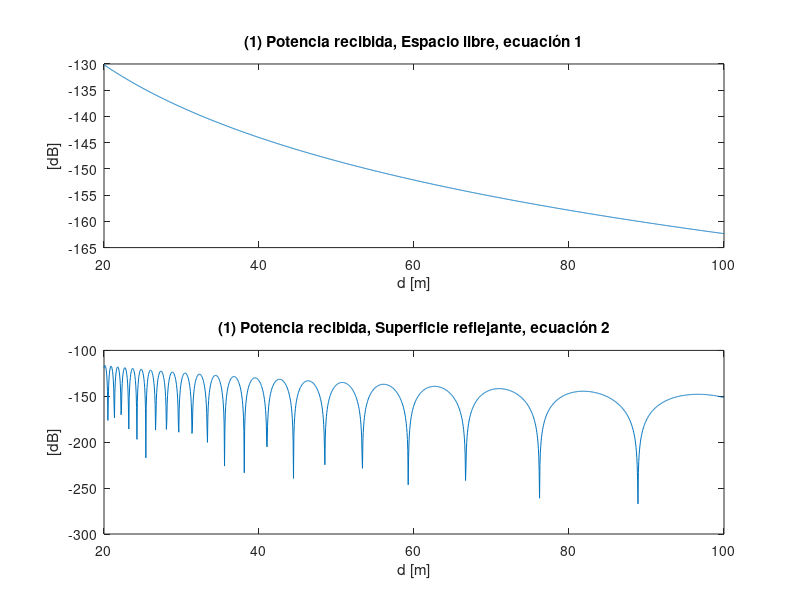
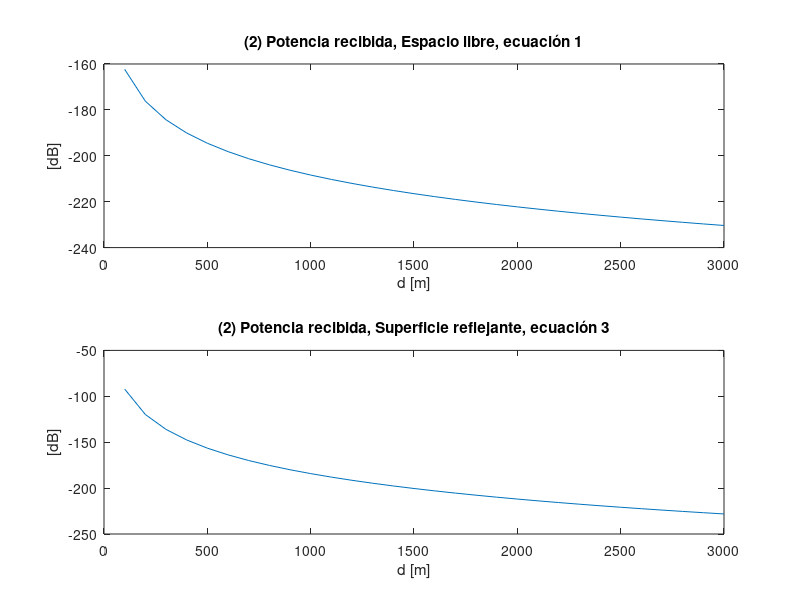
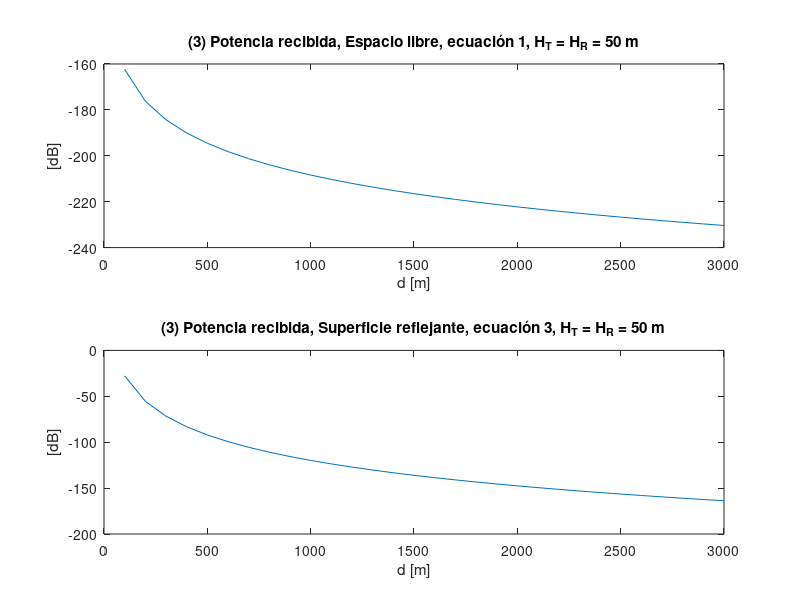

Here is the MATLAB script that generated these plots, in order:
clear all;
clc;
close all;
%--------------------------------------------------------------------------
d = [20:0.05:100]; %m
f = 800000000; %mhz
Gt = 1;
Gr = 1;
Ht = 10;
Hr = 10;
Pt = 1; %W
c = 3.*10^8;
landa = c/f;

% Perdidas de propagacion 
% Lespaciolibre = -10*log(Gt) - 10*log(Gr) + 20*log(f) + 20*log(d) - 147.56;
% Lsuperficiereflejada = -10*log(Gt) - 10*log(Gr) - 20*log(Ht) - 20*log(Hr) + 40*log(d);
Pespaciolibre = 10*log(Pt) + 10*log(Gt) + 10*log(Gr) + 20*log((c)./(4*pi*f*d));
% Psuperficiereflejada = 10*log(Gt) + 10*log(Gr) + 20*log((Ht.*Hr)./(d.^2));
Psuperficiereflejada = 10*log(4) + 10*log(Pt) + 20*log((landa)./(4*pi*d)) + 10*log(Gt) + 10*log(Gr) + 20*log(sin((2*pi*Ht*Hr)./(landa*d)));

figure(1);
subplot(2,1,1);
plot(d, Pespaciolibre);
xlabel('d [m]');
ylabel('[dB]');
title('(1) Potencia recibida, Espacio libre, ecuación 1');
subplot(2,1,2);
plot(d, Psuperficiereflejada);
xlabel('d [m]');
ylabel('[dB]');
title('(1) Potencia recibida, Superficie reflejante, ecuación 2');

%--------------------------------------------------------------------------
d2 = [100:100:3000]; %m
Pespaciolibre2 = 10*log(Pt) + 10*log(Gt) + 10*log(Gr) + 20*log((c)./(4*pi*f*d2));
Pecuacion2 = 10*log(Pt) + 10*log(Gt) + 10*log(Gr)  + 20*log((Ht.*Hr)./(d2.^2)); %Si d >> Ht, Hr

figure(2);
subplot(2,1,1);
plot(d2, Pespaciolibre2);
xlabel('d [m]');
ylabel('[dB]');
title('(2) Potencia recibida, Espacio libre, ecuación 1');
subplot(2,1,2);
plot(d2, Pecuacion2);
xlabel('d [m]');
ylabel('[dB]');
title('(2) Potencia recibida, Superficie reflejante, ecuación 3');

%--------------------------------------------------------------------------
Ht3 = 50;
Hr3 = 50;
Pespaciolibre3 = 10*log(Pt) + 10*log(Gt) + 10*log(Gr) + 20*log((c)./(4*pi*f*d2));
Pecuacion3 = 10*log(Pt) + 10*log(Gt) + 10*log(Gr)  + 20*log((Ht3.*Hr3)./(d2.^2));

figure(3);
subplot(2,1,1);
plot(d2, Pespaciolibre3);
xlabel('d [m]');
ylabel('[dB]');
title('(3) Potencia recibida, Espacio libre, ecuación 1, H_T = H_R = 50 m');
subplot(2,1,2);
plot(d2, Pecuacion3);
xlabel('d [m]');
ylabel('[dB]');
title('(3) Potencia recibida, Superficie reflejante, ecuación 3, H_T = H_R = 50 m');
